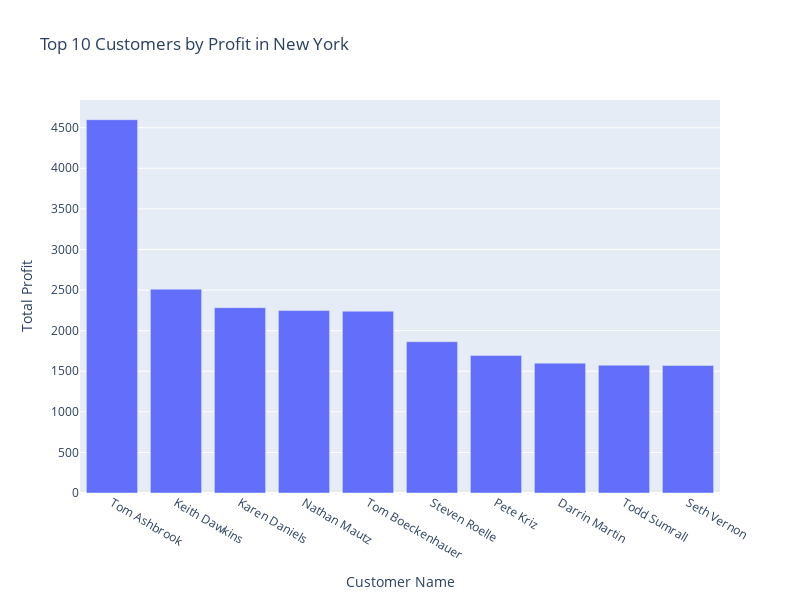

The code cell stored with this chart in its notebook:
### Code cell
# Create a bar chart for top 10 customers by profit in New York
fig = px.bar(ny_customers.sort_values(by='Profit', ascending=False).head(10),
             x='Customer Name', y='Profit',
             title='Top 10 Customers by Profit in New York',
             labels={'Profit': 'Total Profit'},
             height=600, width=800)

fig.show()

### Figure 1 — Plotly figure (JSON) as saved in the notebook; plotly's stock layout.template omitted (floating-point values rounded to 4 significant figures)
{"data": [{"alignmentgroup": "True", "hovertemplate": "Customer Name=%{x}<br>Total Profit=%{y}<extra></extra>", "legendgroup": "", "marker": {"color": "#636efa", "pattern": {"shape": ""}}, "name": "", "offsetgroup": "", "orientation": "v", "showlegend": false, "textposition": "auto", "type": "bar", "x": ["Tom Ashbrook", "Keith Dawkins", "Karen Daniels", "Nathan Mautz", "Tom Boeckenhauer", "Steven Roelle", "Pete Kriz", "Darrin Martin", "Todd Sumrall", "Seth Vernon"], "xaxis": "x", "y": [4599.0, 2511.0, 2283.0, 2247.0, 2240.0, 1864.0, 1695.0, 1600.0, 1575.0, 1572.0], "yaxis": "y"}], "layout": {"barmode": "relative", "height": 600, "legend": {"tracegroupgap": 0}, "title": {"text": "Top 10 Customers by Profit in New York"}, "width": 800, "xaxis": {"anchor": "y", "domain": [0, 1], "title": {"text": "Customer Name"}}, "yaxis": {"anchor": "x", "domain": [0, 1], "title": {"text": "Total Profit"}}}}
